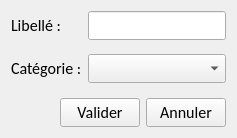
<?xml version="1.0" encoding="UTF-8"?>
<ui version="4.0">
 <class>GuiAjoutModifierGenre</class>
 <widget class="QWidget" name="GuiAjoutModifierGenre">
  <property name="windowModality">
   <enum>Qt::ApplicationModal</enum>
  </property>
  <property name="geometry">
   <rect>
    <x>0</x>
    <y>0</y>
    <width>237</width>
    <height>138</height>
   </rect>
  </property>
  <property name="font">
   <font>
    <family>Calibri</family>
    <pointsize>12</pointsize>
   </font>
  </property>
  <property name="windowTitle">
   <string>Modification d'un genre</string>
  </property>
  <layout class="QVBoxLayout" name="verticalLayout">
   <item>
    <layout class="QFormLayout" name="formLayout">
     <item row="0" column="0">
      <widget class="QLabel" name="lblLibelle">
       <property name="text">
        <string>Libellé :</string>
       </property>
      </widget>
     </item>
     <item row="0" column="1">
      <widget class="QLineEdit" name="leSaisieLibelle"/>
     </item>
     <item row="2" column="0">
      <widget class="QLabel" name="lblCategorie">
       <property name="text">
        <string>Catégorie :</string>
       </property>
      </widget>
     </item>
     <item row="2" column="1">
      <widget class="QComboBox" name="cbCategorie"/>
     </item>
     <item row="1" column="1">
      <spacer name="verticalSpacer">
       <property name="orientation">
        <enum>Qt::Vertical</enum>
       </property>
       <property name="sizeHint" stdset="0">
        <size>
         <width>20</width>
         <height>40</height>
        </size>
       </property>
      </spacer>
     </item>
     <item row="3" column="1">
      <spacer name="verticalSpacer_2">
       <property name="orientation">
        <enum>Qt::Vertical</enum>
       </property>
       <property name="sizeHint" stdset="0">
        <size>
         <width>20</width>
         <height>40</height>
        </size>
       </property>
      </spacer>
     </item>
    </layout>
   </item>
   <item>
    <layout class="QHBoxLayout" name="horizontalLayout">
     <item>
      <spacer name="horizontalSpacer">
       <property name="orientation">
        <enum>Qt::Horizontal</enum>
       </property>
       <property name="sizeHint" stdset="0">
        <size>
         <width>40</width>
         <height>20</height>
        </size>
       </property>
      </spacer>
     </item>
     <item>
      <widget class="QPushButton" name="btnValider">
       <property name="text">
        <string>Valider</string>
       </property>
       <property name="icon">
        <iconset resource="../../SeboApp.qrc">
         <normaloff>:/SeboApp/Resources/valider.png</normaloff>:/SeboApp/Resources/valider.png</iconset>
       </property>
      </widget>
     </item>
     <item>
      <widget class="QPushButton" name="btnAnnuler">
       <property name="text">
        <string>Annuler</string>
       </property>
       <property name="icon">
        <iconset resource="../../SeboApp.qrc">
         <normaloff>:/SeboApp/Resources/Annuler.png</normaloff>:/SeboApp/Resources/Annuler.png</iconset>
       </property>
      </widget>
     </item>
    </layout>
   </item>
  </layout>
 </widget>
 <layoutdefault spacing="6" margin="11"/>
 <resources>
  <include location="../../SeboApp.qrc"/>
 </resources>
 <connections>
  <connection>
   <sender>btnAnnuler</sender>
   <signal>clicked()</signal>
   <receiver>GuiAjoutModifierGenre</receiver>
   <slot>close()</slot>
   <hints>
    <hint type="sourcelabel">
     <x>187</x>
     <y>114</y>
    </hint>
    <hint type="destinationlabel">
     <x>118</x>
     <y>68</y>
    </hint>
   </hints>
  </connection>
 </connections>
</ui>
